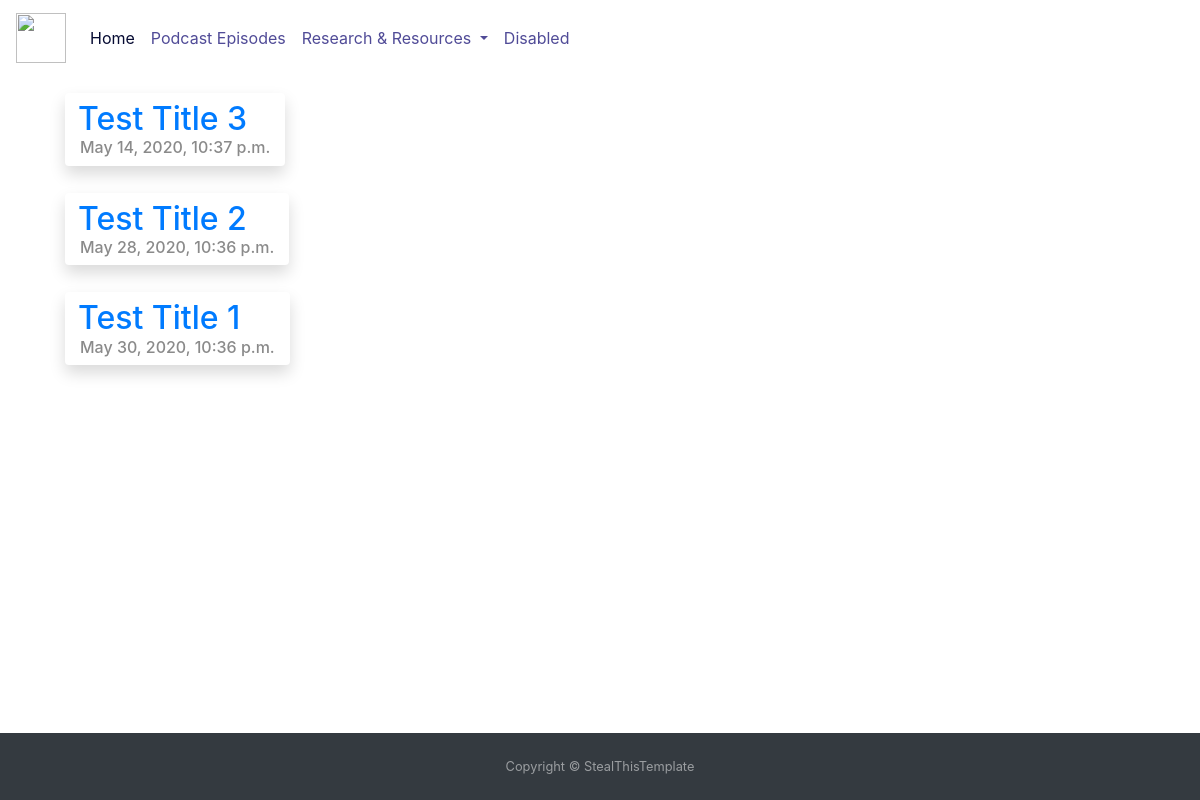
The page /WN_Content/post_list/ on the database as committed earlier.
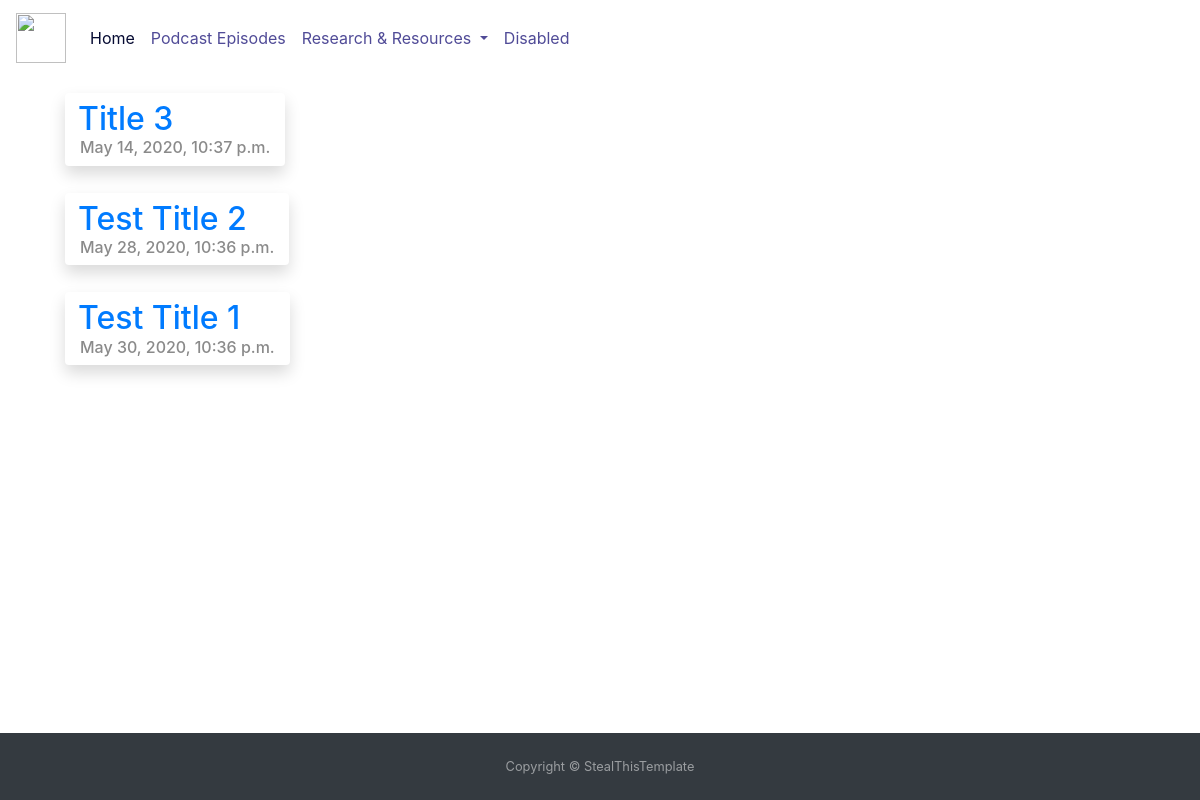
The same page on the database as committed later.
### WN_Content/models.py (models this page shows, shortened)
class Post(models.Model):
    Podcast = models.CharField(null=True, max_length=300)
    Title = models.CharField(max_length=50)
    Description = models.TextField()
    Published_Date = models.DateTimeField()

### WN_Content/views.py (the view)
# urls.py: path('WN_Content/post_list/', views.podcasts, name='podcasts'),
def podcasts(request):
    posts = Post.objects.filter(Published_Date__lte=timezone.now()).order_by('Published_Date')
    return render(request, 'WN_Content/post_list.html', {'posts': posts})

### WN_Content/templates/WN_Content/post_list.html (shortened to what this page needs)
{% extends 'WN_Content/base.html' %}
{% load static %}
{% block content %}
{% for post in posts %}
<div class="container" id="podcast-list-container">
    <div class="row" id="podcast-list">
        <div class="col-md-auto">
            <div class="card border-0 shadow">
                <div>
                    <a href="{% url 'selected_podcast' post.id %}" class="btn btn-link"><h2>{{ post.Title }}</h2></a>
                    <h6 id="podcast-list-date">{{ post.Published_Date }} </h6>
                </div>
            </div>
        </div>
    </div>
</div>
{% endfor %}
{% endblock %}
{% block extra_css %}
<link href="{% static 'content/home.css' %}" rel="stylesheet">
{% endblock %}

Rows that differ between the two databases and show on the page:
changed Post: Title "Test Title 3" → "Title 3"
